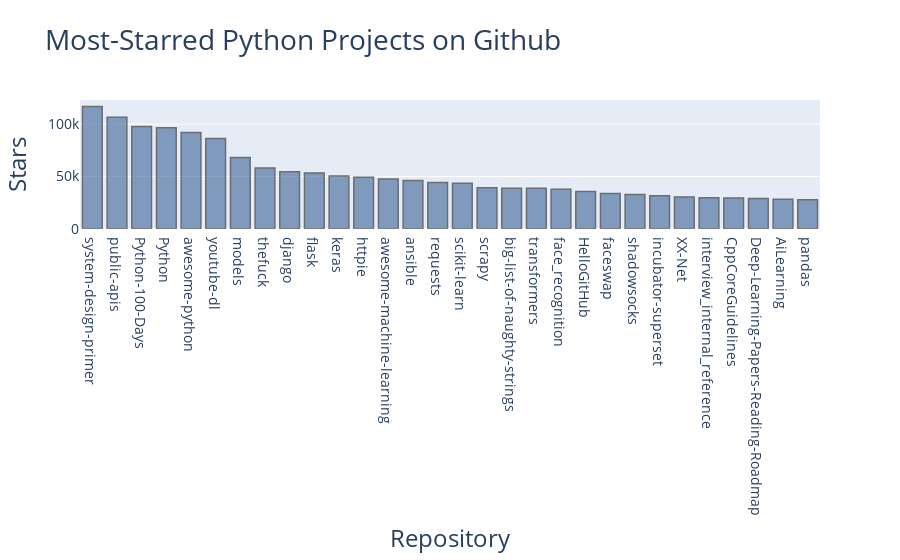

The code cell stored with this chart in its notebook:
### Code cell
"""refining the chart"""

from plotly.graph_objs import Bar # import plotly bar chart
from plotly import offline # import offline charting

"""extract data to be plotted"""
repo_names, stars = [], [] # create to empty lists for names and number of stars
for repo_dict in repo_dicts: # for loop looking at each dictionary
    repo_names.append(repo_dict['name']) # add name of dictionary to repo_names list
    stars.append(repo_dict['stargazers_count']) # add number of stars to stars list
    
"""define data in plot"""
data = [{             # data to be plotted
    'type': "bar",    # define type of chart
    'x': repo_names,  # set x_axis data
    'y': stars,       # set y)axis data
    'marker': {       # set markers
        'color': 'rgb(60, 100, 150)',                      # set marker color
        'line': {'width': 1.5, 'color': 'rgb(25, 25, 25)'} # set line width and color
    },
    'opacity': 0.6,   # set opacity of bars
}]
    
"""create chart layout"""
my_layout = {                                          # create layout
    'title': 'Most-Starred Python Projects on Github', # set title
    'titlefont': {'size': 28},                         # set title font
    'xaxis': {                                         # xaxis
        'title': 'Repository',                             # x axis title
        'titlefont': {'size': 24},                         # x axis titlefont
        'tickfont': {'size': 14},                          # x axis tick font
    },                        
    'yaxis': {                                         # y axis
        'title': 'Stars',                                  # y axis title
        'titlefont': {'size': 24},                         # y axis font
        'tickfont': {'size': 14},                          # y axis tickfont
    },                       
}
    
"""create visualization"""
fig = {'data': data, 'layout': my_layout} # create figure with data and layout
offline.iplot(fig, filename='python_repos.html') # create visualization window

### Figure 1 — Plotly figure (JSON) as saved in the notebook; plotly's stock layout.template omitted (floating-point values rounded to 4 significant figures)
{"data": [{"marker": {"color": "rgb(60, 100, 150)", "line": {"color": "rgb(25, 25, 25)", "width": 1.5}}, "opacity": 0.6, "type": "bar", "x": ["system-design-primer", "public-apis", "Python-100-Days", "Python", "awesome-python", "youtube-dl", "models", "thefuck", "django", "flask", "keras", "httpie", "awesome-machine-learning", "ansible", "requests", "scikit-learn", "scrapy", "big-list-of-naughty-strings", "transformers", "face_recognition", "HelloGitHub", "faceswap", "shadowsocks", "incubator-superset", "XX-Net", "interview_internal_reference", "CppCoreGuidelines", "Deep-Learning-Papers-Reading-Roadmap", "AiLearning", "pandas"], "y": [116854, 106504, 97707, 96611, 91939, 86360, 68111, 58194, 54681, 53361, 50430, 49337, 47734, 46297, 44265, 43578, 39334, 38889, 38772, 37934, 35872, 33767, 32898, 31704, 30510, 29859, 29551, 29005, 28449, 27871]}], "layout": {"title": {"font": {"size": 28}, "text": "Most-Starred Python Projects on Github"}, "xaxis": {"tickfont": {"size": 14}, "title": {"font": {"size": 24}, "text": "Repository"}}, "yaxis": {"tickfont": {"size": 14}, "title": {"font": {"size": 24}, "text": "Stars"}}}}
